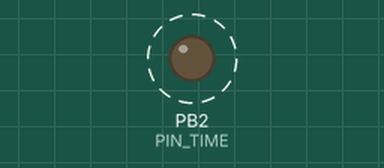
Simulated run of this program. Board: ATtiny85, built with avr-gcc and run on an emulated ATtiny85. Shown: output pins drawn as LEDs (lit = HIGH). Dashed ring = blinking. Sleep ends after the set time or at an interrupt.

Above: at 0.5 s.
Timing chart, 0 to 4.7 s (numbered marks = the images above):
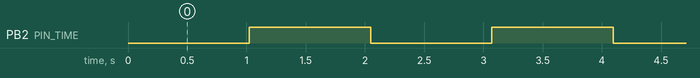

Measured:
- by itself, PB2 (PIN_TIME): alternates HIGH for 1.0 s and LOW for 1.0 s

The program:

main.cpp
```cpp
#include <Arduino.h>
#include <avr/sleep.h>
#include <avr/interrupt.h>

#define PIN_TIME 2
void watchdogSleep1Second();
void setup_watchdog(int timerPrescaler);

void setup() {
  pinMode(PIN_TIME, OUTPUT);

  //Power down various bits of hardware to lower power usage
  set_sleep_mode(SLEEP_MODE_PWR_DOWN); //Power down everything, wake up from WDT
  sleep_enable();

}

void loop() {
  watchdogSleep1Second();

  if(digitalRead(PIN_TIME) == HIGH) {
    digitalWrite(PIN_TIME, LOW);
  } else {
    digitalWrite(PIN_TIME, HIGH);
  }
}

void watchdogSleep1Second() {
  ADCSRA &= ~(1 << ADEN); //Disable ADC, saves ~230uA
  setup_watchdog(6); //Setup watchdog to go off after 1sec
  sleep_mode(); //Go to sleep! Wake up 1sec later and check water
  ADCSRA |= (1 << ADEN); //Enable ADC
}

//This runs each time the watch dog wakes us up from sleep
ISR(WDT_vect) {
}

//Sets the watchdog timer to wake us up, but not reset
//0=16ms, 1=32ms, 2=64ms, 3=128ms, 4=250ms, 5=500ms
//6=1sec, 7=2sec, 8=4sec, 9=8sec
//From: http://interface.khm.de/index.php/lab/experiments/sleep_watchdog_battery/
void setup_watchdog(int timerPrescaler) {

  if (timerPrescaler > 9 ) timerPrescaler = 9; //Limit incoming amount to legal settings

  byte bb = timerPrescaler & 7;
  if (timerPrescaler > 7) bb |= (1 << 5); //Set the special 5th bit if necessary

  //This order of commands is important and cannot be combined
  MCUSR &= ~(1 << WDRF); //Clear the watch dog reset
  WDTCR |= (1 << WDCE) | (1 << WDE); //Set WD_change enable, set WD enable
  WDTCR = bb; //Set new watchdog timeout value
  WDTCR |= _BV(WDIE); //Set the interrupt enable, this will keep unit from resetting after each int
}
```
